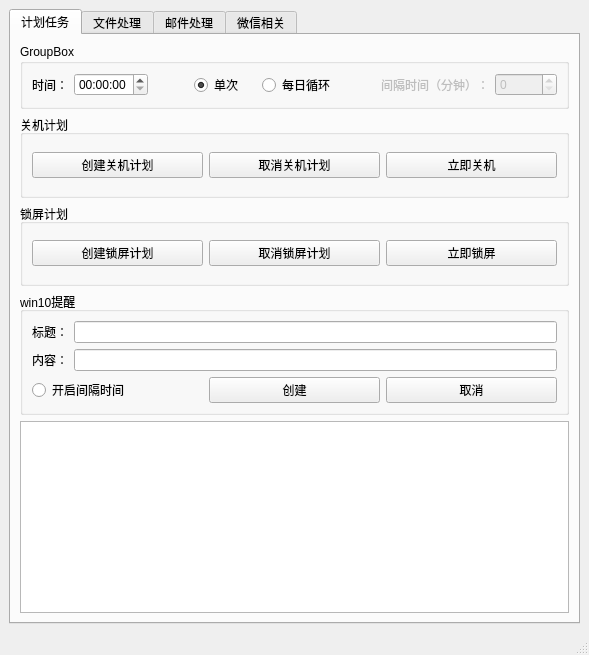
<?xml version="1.0" encoding="UTF-8"?>
<ui version="4.0">
 <class>MainWindow</class>
 <widget class="QMainWindow" name="MainWindow">
  <property name="geometry">
   <rect>
    <x>0</x>
    <y>0</y>
    <width>589</width>
    <height>655</height>
   </rect>
  </property>
  <property name="windowTitle">
   <string>MainWindow</string>
  </property>
  <widget class="QWidget" name="centralwidget">
   <layout class="QGridLayout" name="gridLayout">
    <item row="0" column="0">
     <widget class="QTabWidget" name="tabWidget">
      <property name="currentIndex">
       <number>0</number>
      </property>
      <widget class="QWidget" name="plan">
       <attribute name="title">
        <string>计划任务</string>
       </attribute>
       <layout class="QVBoxLayout" name="verticalLayout" stretch="0,2,2,0,0">
        <item>
         <widget class="QGroupBox" name="groupBox">
          <property name="contextMenuPolicy">
           <enum>Qt::NoContextMenu</enum>
          </property>
          <property name="title">
           <string>GroupBox</string>
          </property>
          <property name="flat">
           <bool>false</bool>
          </property>
          <layout class="QHBoxLayout" name="horizontalLayout" stretch="0,1,0,1,1,0,0,1">
           <item>
            <widget class="QLabel" name="label">
             <property name="text">
              <string>时间：</string>
             </property>
            </widget>
           </item>
           <item>
            <widget class="QTimeEdit" name="set_time_timeEdit">
             <property name="displayFormat">
              <string>HH:mm:ss</string>
             </property>
            </widget>
           </item>
           <item>
            <spacer name="horizontalSpacer">
             <property name="orientation">
              <enum>Qt::Horizontal</enum>
             </property>
             <property name="sizeHint" stdset="0">
              <size>
               <width>40</width>
               <height>20</height>
              </size>
             </property>
            </spacer>
           </item>
           <item>
            <widget class="QRadioButton" name="set_once_radioButton">
             <property name="text">
              <string>单次</string>
             </property>
             <property name="checked">
              <bool>true</bool>
             </property>
            </widget>
           </item>
           <item>
            <widget class="QRadioButton" name="set_everyday_radioButton">
             <property name="text">
              <string>每日循环</string>
             </property>
            </widget>
           </item>
           <item>
            <spacer name="horizontalSpacer_2">
             <property name="orientation">
              <enum>Qt::Horizontal</enum>
             </property>
             <property name="sizeHint" stdset="0">
              <size>
               <width>40</width>
               <height>20</height>
              </size>
             </property>
            </spacer>
           </item>
           <item>
            <widget class="QLabel" name="label_2">
             <property name="enabled">
              <bool>false</bool>
             </property>
             <property name="text">
              <string>间隔时间（分钟）：</string>
             </property>
            </widget>
           </item>
           <item>
            <widget class="QSpinBox" name="set_interval_time_spinBox">
             <property name="enabled">
              <bool>false</bool>
             </property>
            </widget>
           </item>
          </layout>
         </widget>
        </item>
        <item>
         <widget class="QGroupBox" name="shutdown_group">
          <property name="font">
           <font>
            <underline>false</underline>
           </font>
          </property>
          <property name="title">
           <string>关机计划</string>
          </property>
          <layout class="QGridLayout" name="gridLayout_2">
           <item row="0" column="0">
            <widget class="QPushButton" name="create_shutdown_pushButton">
             <property name="text">
              <string>创建关机计划</string>
             </property>
            </widget>
           </item>
           <item row="0" column="1">
            <widget class="QPushButton" name="cancel_shutdown_pushButton">
             <property name="text">
              <string>取消关机计划</string>
             </property>
            </widget>
           </item>
           <item row="0" column="2">
            <widget class="QPushButton" name="shutdown_now_pushButton">
             <property name="text">
              <string>立即关机</string>
             </property>
            </widget>
           </item>
          </layout>
         </widget>
        </item>
        <item>
         <widget class="QGroupBox" name="lock_window_group">
          <property name="title">
           <string>锁屏计划</string>
          </property>
          <layout class="QGridLayout" name="gridLayout_3">
           <item row="0" column="2">
            <widget class="QPushButton" name="shutdown_now_pushButton_2">
             <property name="text">
              <string>立即锁屏</string>
             </property>
            </widget>
           </item>
           <item row="0" column="0">
            <widget class="QPushButton" name="create_shutdown_pushButton_2">
             <property name="text">
              <string>创建锁屏计划</string>
             </property>
            </widget>
           </item>
           <item row="0" column="1">
            <widget class="QPushButton" name="cancel_shutdown_pushButton_2">
             <property name="text">
              <string>取消锁屏计划</string>
             </property>
            </widget>
           </item>
          </layout>
         </widget>
        </item>
        <item>
         <widget class="QGroupBox" name="win10_msg_group">
          <property name="title">
           <string>win10提醒</string>
          </property>
          <layout class="QVBoxLayout" name="verticalLayout_5">
           <item>
            <layout class="QVBoxLayout" name="verticalLayout_4">
             <item>
              <layout class="QHBoxLayout" name="horizontalLayout_2">
               <item>
                <widget class="QLabel" name="label_3">
                 <property name="text">
                  <string>标题：</string>
                 </property>
                </widget>
               </item>
               <item>
                <widget class="QLineEdit" name="lineEdit"/>
               </item>
              </layout>
             </item>
             <item>
              <layout class="QHBoxLayout" name="horizontalLayout_3">
               <item>
                <widget class="QLabel" name="label_4">
                 <property name="text">
                  <string>内容：</string>
                 </property>
                </widget>
               </item>
               <item>
                <widget class="QLineEdit" name="lineEdit_2"/>
               </item>
              </layout>
             </item>
             <item>
              <layout class="QHBoxLayout" name="horizontalLayout_4">
               <item>
                <widget class="QRadioButton" name="open_interval_radioButton">
                 <property name="text">
                  <string>开启间隔时间</string>
                 </property>
                </widget>
               </item>
               <item>
                <widget class="QPushButton" name="pushButton">
                 <property name="text">
                  <string>创建</string>
                 </property>
                </widget>
               </item>
               <item>
                <widget class="QPushButton" name="pushButton_2">
                 <property name="text">
                  <string>取消</string>
                 </property>
                </widget>
               </item>
              </layout>
             </item>
            </layout>
           </item>
          </layout>
         </widget>
        </item>
        <item>
         <widget class="QTextBrowser" name="textBrowser"/>
        </item>
       </layout>
      </widget>
      <widget class="QWidget" name="file_handle">
       <attribute name="title">
        <string>文件处理</string>
       </attribute>
       <layout class="QVBoxLayout" name="verticalLayout_2">
        <item>
         <widget class="QGroupBox" name="groupBox_2">
          <property name="title">
           <string>表格合并</string>
          </property>
          <layout class="QVBoxLayout" name="verticalLayout_3">
           <item>
            <widget class="QComboBox" name="comboBox"/>
           </item>
          </layout>
         </widget>
        </item>
        <item>
         <widget class="QGroupBox" name="groupBox_3">
          <property name="title">
           <string>文件重命名</string>
          </property>
         </widget>
        </item>
        <item>
         <widget class="QGroupBox" name="groupBox_4">
          <property name="title">
           <string>GroupBox</string>
          </property>
         </widget>
        </item>
        <item>
         <widget class="QGroupBox" name="groupBox_5">
          <property name="title">
           <string>GroupBox</string>
          </property>
         </widget>
        </item>
       </layout>
      </widget>
      <widget class="QWidget" name="Email_Handle">
       <attribute name="title">
        <string>邮件处理</string>
       </attribute>
      </widget>
      <widget class="QWidget" name="wechat">
       <attribute name="title">
        <string>微信相关</string>
       </attribute>
      </widget>
     </widget>
    </item>
   </layout>
  </widget>
  <widget class="QStatusBar" name="statusbar"/>
 </widget>
 <resources/>
 <connections/>
</ui>
